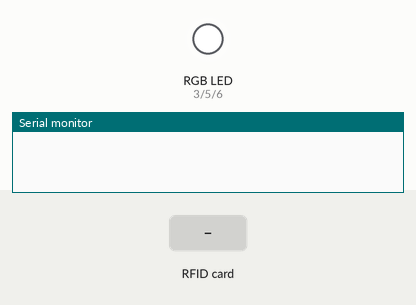
The sketch below on a simulated Arduino Uno, built with avr-gcc and run on an emulated ATmega328P. Parts: an RGB LED mixed from three pins (HIGH = lit), the last lines printed to the serial monitor. The inputs (shaded band) are chosen by the test bench. Pins used as bus, display or sensor lines are not drawn.

Above: at 4.1 s.
4.2 s: RFID card 5B 19 D5 EC held to the reader
At 4.8 s:
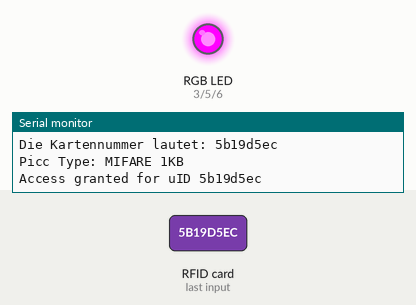
5.8 s: RFID card 46 64 D8 35 held to the reader
8.8 s: RFID card 5E 7A 19 C4 held to the reader
At 11.9 s:
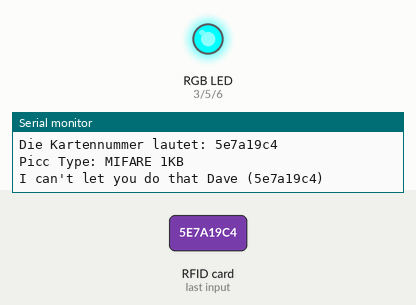
Timing chart, 0 to 16.6 s (numbered marks = the images above; inputs shaded):
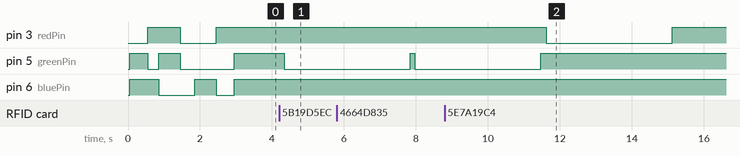

Measured:
- after the input at 4.2 s, pin 5 (greenPin): HIGH → LOW after 0.14 s
- after the input at 8.8 s, pin 3 (redPin): HIGH → LOW after 2.8 s, → HIGH 3.5 s later

The sketch:

PICCCheck.ino
```cpp
// (licence header left out)
#include <SPI.h>
#include <MFRC522.h>
#define SS_PIN 10
#define RST_PIN 9

// RGB LED Pins
int redPin = 3;
int greenPin = 5;
int bluePin = 6;

MFRC522 mfrc522(SS_PIN, RST_PIN);
#define COMMON_ANODE
void setup()
{
  // Serielles Interface initialisieren
  Serial.begin(9600);
  // SPI initialisieren
  SPI.begin();

  mfrc522.PCD_Init();

  // RGB LED Pins als Output
  pinMode(redPin, OUTPUT);
  pinMode(greenPin, OUTPUT);
  pinMode(bluePin, OUTPUT);


  // Initialisierung, weils toll aussieht!
  setColor(255, 0, 0); // Rot
  delay(500);
  setColor(0, 255, 0); // Grün
  delay(300);
  setColor(0, 0, 255); // Blau
  delay(600);
  setColor(255, 255, 255); // Weiß
  delay(400);
  setColor(255, 255, 0); // Gelb
  delay(600);
  setColor(0, 255, 255); // Türkis
  delay(500);
}

void loop()
{


      // RGB LED aus
      setColor(0, 0, 0); // Schwarz

    // Für einen schöneren Übergang
    delay(100);

    // Nach neuen Karten suchen.
    if ( ! mfrc522.PICC_IsNewCardPresent())
    {

      return;
    }

  // Eine der gefunden Karten auswählen
  if ( ! mfrc522.PICC_ReadCardSerial())
  {
    return;
  }

  // Eigene UID bilden. Dazu nehmen wir die 4(7)Byte Hex UID aus Block 0 und quetschen sie in einen schönen String.
  String uID = String(mfrc522.uid.uidByte[0],HEX)+String(mfrc522.uid.uidByte[1],HEX)+String(mfrc522.uid.uidByte[2],HEX)+String(mfrc522.uid.uidByte[3],HEX);

  // PICC Typ herausbekommen
  byte piccType = mfrc522.PICC_GetType(mfrc522.uid.sak);


  //Debug Ausgabe
  Serial.println();
  Serial.print("Die Kartennummer lautet: ");
  Serial.print(uID);
  Serial.println();
  Serial.print("Picc Type: ");
  Serial.println(mfrc522.PICC_GetTypeName(piccType));
  Serial.println();

/*
// Überprüfe auf unterstützten PICC Typ und noch mehr Debug Kram
  if ( piccType != MFRC522::PICC_TYPE_MIFARE_MINI && piccType != MFRC522::PICC_TYPE_MIFARE_1K&& piccType != MFRC522::PICC_TYPE_MIFARE_1K) {
    Serial.println("Diese Tech-Demo benötigt MIFARE Classic Karten.");
    // RGB LED für 3,5sek auf BLAU
   setColor(0,0,255); // blau
    delay(3500);
    return;
  }
 */
// Den UID String vergleichen und eine entsprechende Aktion ausführen
  if( uID=="5b19d5ec" || uID=="4664d835")  {
     Serial.println("Access granted for uID " + uID);
    // RGB LED für 3,5sek auf GRÜN
    setColor(0, 255, 0); // grün
    delay(3500);
  }

  else {
       Serial.println("I can't let you do that Dave (" + uID + ")");
      // RGB LED für 3,5sek auf ROT
      setColor(255, 0, 0); // rot
      delay(3500);
  }
}

// Funktion um die Farbe der RGB LED zu setzen
void setColor(int red, int green, int blue)
{
#ifdef COMMON_ANODE
red = 255 - red;
green = 255 - green;
blue = 255 - blue;
#endif
analogWrite(redPin, red);
analogWrite(greenPin, green);
analogWrite(bluePin, blue);
}
```
